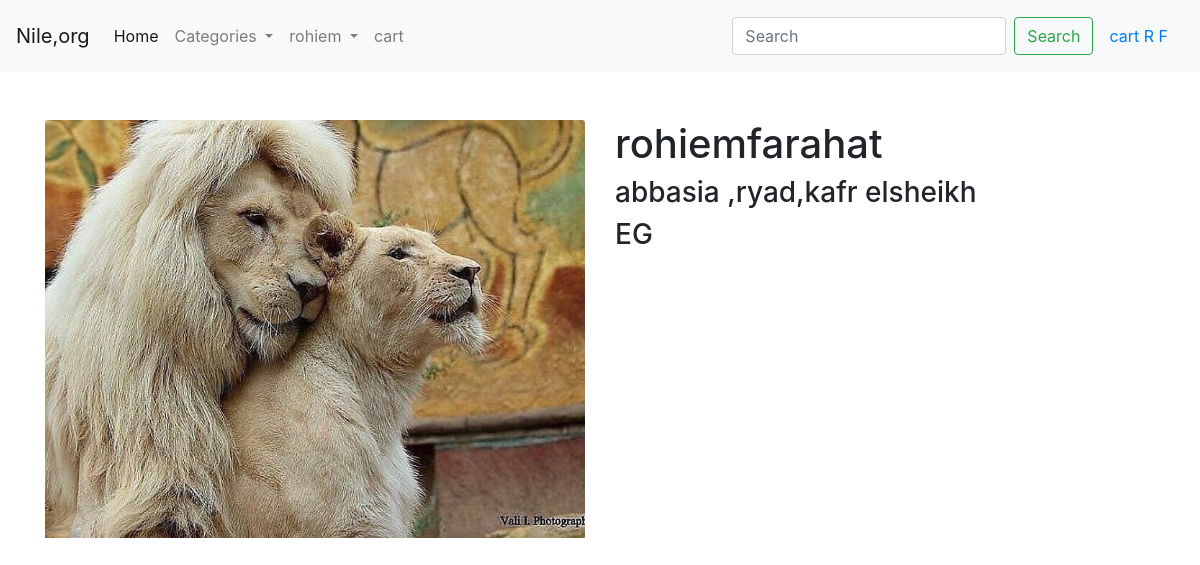
The app's page /accounts/profiles/rohiemfarahat (signed in) with its own data.
### accounts/models.py (models this page shows, shortened)
class Profile(models.Model):
    user=models.OneToOneField(User, verbose_name=_("user"), on_delete=models.CASCADE)
    slug=models.SlugField(blank=True,null=False)
    address=models.CharField( max_length=50)
    joindate=models.DateTimeField(_("join date"),default=datetime.datetime.now)
    country=CountryField()
    image=models.ImageField(_("image"), upload_to="profile_img",blank=True,null=True)
    def __str__(self):
        return str(self.user)
    class Meta:
        verbose_name = 'Profile'
        verbose_name_plural = 'Profiles'

### accounts/views.py (the view)
# urls.py: path('profiles/<slug:slug>',views.profile,name="profile")
@login_required(login_url='accounts/login')
def profile(request,slug):
    profile =get_object_or_404(Profile,slug=slug)
    context={
        'profile':profile
    }
    return render(request,'profile.html',context)

### accounts/templates/profile.html (shortened to what this page needs)
{% extends "index.html" %}
{% block content %}
{% load static %}
<div class="container mt-5 mb-5">
<div class="row">
<div class="col-md-6">
{% if profile.image %}
<img src="{{profile.image.url}}" alt="" class="card-img-top">
{% else %}
  <img src="{% static 'img/download.png' %}" class="card-img-top" alt="..." style="max-height:360px;">
{% endif %}
</div>
<div class="col-md-6">
<h1>{{profile}} </h1>
<h3>{{profile.address}}</h3>
<h3>{{profile.country}}</h3></div>
</div>
</div>
</div></div>{% endblock %}

### templates/index.html (shortened to what this page needs)
{% load static %}
<!doctype html>
<html lang="en">
  <head>
    <link rel="stylesheet" href="https://stackpath.bootstrapcdn.com/bootstrap/4.5.0/css/bootstrap.min.css">
  </head>
  <body>
<nav class="navbar navbar-expand-lg navbar-light bg-light">
  <a class="navbar-brand" href="#">Nile,org</a>
  <div class="collapse navbar-collapse" id="navbarSupportedContent">
    <ul class="navbar-nav mr-auto">
      <li class="nav-item active">
        <a class="nav-link" href="{% url 'product:list' %}">Home <span class="sr-only">(current)</span></a>
      </li>
      <li class="nav-item dropdown">
        <a class="nav-link dropdown-toggle" href="#" id="navbarDropdown" role="button" data-toggle="dropdown" aria-haspopup="true" aria-expanded="false">
          Categories
        </a>
      </li>
      <li class="nav-item dropdown">
              {% if user.is_authenticated %}
        <a class="nav-link dropdown-toggle" href="#" id="navbarDropdown" role="button" data-toggle="dropdown" aria-haspopup="true" aria-expanded="false">
          {{user}}
        </a>
                  {% else %}    <a class="nav-link dropdown-toggle" href="#" id="navbarDropdown" role="button" data-toggle="dropdown" aria-haspopup="true" aria-expanded="false">
       register
        </a>
          {% endif %}
      </li>
            <li class="nav-item">
        <a class="nav-link" href="#">cart</a>
      </li>
    </ul>
    <form class="form-inline my-2 my-lg-0">
      <input class="form-control mr-sm-2" type="search" placeholder="Search" aria-label="Search">
      <button class="btn btn-outline-success my-2 my-sm-0" type="submit">Search</button>
    </form>    <div class="m-3">
    <a href="">cart</a>
    <a href="">R F</a>
    </div>
  </div>
</nav>
{% block content %}
{% endblock  %}
  </body>
</html>

### records on screen
Profile: image (picture), user.username "rohiemfarahat", address "abbasia ,ryad,kafr elsheikh", country "EG"

### other values on screen
{{ user }} "rohiem"
